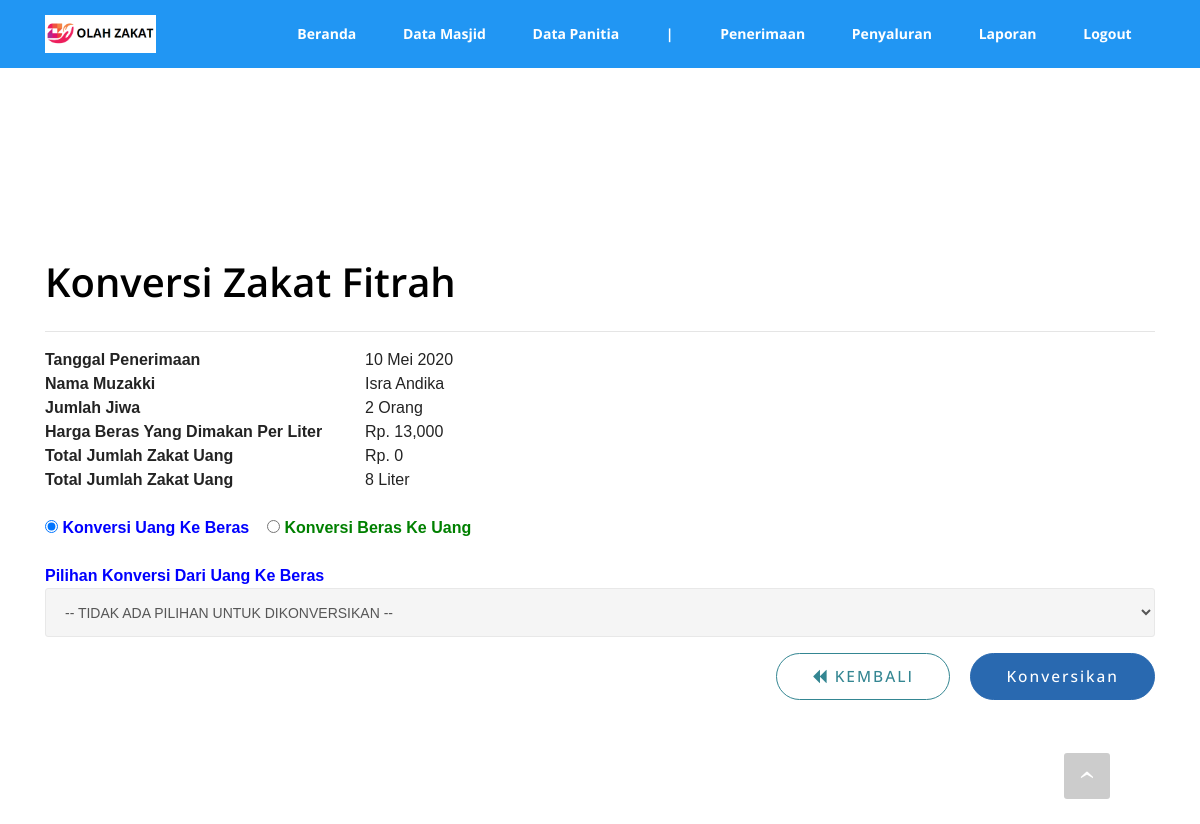
Page /admin/konversi_beras.php?id=103 (signed in) on the committed database.
### tables this page shows
CREATE TABLE IF NOT EXISTS `tb_setoran_zis` (
  `id` int(11) NOT NULL AUTO_INCREMENT,
  `id_user` int(11) NOT NULL,
  `tgl` date DEFAULT NULL,
  `nama_muzakki` varchar(250) DEFAULT NULL,
  `alamat` text DEFAULT NULL,
  `jumlah_jiwa` int(11) DEFAULT NULL,
  `zakat_fitrah_uang` double DEFAULT NULL,
  `zakat_fitrah_beras` double DEFAULT NULL,
  `harga_beras_dimakan` double DEFAULT NULL,
  `zakat_mal` double DEFAULT NULL,
  `infaq_sedekah` double DEFAULT NULL,
  `arah_infaqsedekah` varchar(150) DEFAULT NULL,
  `fidyah` double DEFAULT NULL,
  `zakat_fitrah_uang_` double DEFAULT NULL,
  `created_at` timestamp NULL DEFAULT current_timestamp(),
  `updated_at` timestamp NULL DEFAULT current_timestamp() ON UPDATE current_timestamp(),
  PRIMARY KEY (`id`),
  KEY `FK1w` (`id_user`),
  CONSTRAINT `FK1w` FOREIGN KEY (`id_user`) REFERENCES `users` (`id`) ON DELETE NO ACTION ON UPDATE NO ACTION
);

CREATE TABLE IF NOT EXISTS `users` (
  `id` int(11) NOT NULL AUTO_INCREMENT,
  `nama` varchar(250) DEFAULT NULL,
  `username` varchar(250) DEFAULT NULL,
  `password` varchar(250) DEFAULT NULL,
  `alamat` text DEFAULT NULL,
  `kota` text DEFAULT NULL,
  `titik_kordinat` text DEFAULT NULL,
  `foto` text DEFAULT NULL,
  `no_hp` text DEFAULT NULL,
  `set_fitrah_beras` double DEFAULT 4,
  `set_fitrah_uang` double DEFAULT 50000,
  `set_beras_muzakki` double DEFAULT 4,
  `perkiraan_penerima` double DEFAULT 0,
  `hak_akses` text DEFAULT NULL,
  `created_at` timestamp NULL DEFAULT current_timestamp(),
  `updated_at` timestamp NULL DEFAULT current_timestamp() ON UPDATE current_timestamp(),
  PRIMARY KEY (`id`)
);

### admin/konversi_beras.php (the view, shortened to what this page needs)
<?php include('template/top.php') ?>
            <?php
                $id = $_GET['id'];
                $id_user = $_SESSION['id'];
                $dt = mysqli_query($mysqli, "SELECT * FROM tb_setoran_zis WHERE id = $id");
                $d  = mysqli_fetch_array($dt);
                $dt  = mysqli_query($mysqli, "SELECT * FROM users WHERE id = $id_user");
                $dx  = mysqli_fetch_array($dt);
                $brs = $dx['set_beras_muzakki'];
            ?>
<form action="controller.php?page=penyetoran&action=konversi" id="form_proposal" enctype="multipart/form-data" method="post">
    <section class="mbr-section mbr-section-hero mbr-section-full mbr-after-navbar" id="header1-1" style="background-color: rgb(255, 255, 255);">
        <div class="mbr-table-cell">
            <div class="container">
                <div class="row">
                    <div class="mbr-section col-md-12 col-lg-offset-4 col-lg-8 col-xl-offset-0 col-xl-12" id="ringkasan" style="padding-bottom: 0px !important;">
                        <h4 class="mbr-section-title display-3">Konversi Zakat Fitrah</h4>
                        <hr>
                        <table width="55%">
                            <tr>
                                <td width="320"><b>Tanggal Penerimaan</td>
                                <td><?php echo TanggalIndo($d['tgl']); ?></td>
                            </tr>
                            <tr>
                                <td><b>Nama Muzakki</td>
                                <td><?php echo $d['nama_muzakki'] ?></td>
                            </tr>
                            <tr>
                                <td><b>Jumlah Jiwa</td>
                                <td><?php echo $d['jumlah_jiwa'] ?> Orang</td>
                            </tr>
                            <tr>
                                <td><b>Harga Beras Yang Dimakan Per Liter</td>
                                <td>Rp. <?php echo number_format($d['harga_beras_dimakan'],0) ?></td>
                            </tr>
                            <tr>
                                <td><b>Total Jumlah Zakat Uang</td>
                                <td>Rp. <?php echo number_format($d['zakat_fitrah_uang'],0) ?></td>
                            </tr>
                            <tr>
                                <td><b>Total Jumlah Zakat Uang</td>
                                <td><?php echo number_format($d['zakat_fitrah_beras'],0) ?> Liter</td>
                            </tr>
                        </table>
                        <?php $batas_konversi_beras =  ($d['zakat_fitrah_uang']/$d['harga_beras_dimakan'])/$brs; ?>
                        <br>
                        <input type="radio" name="konv" value="uang2beras" checked> <b style="color: blue;">Konversi Uang Ke Beras</b> &nbsp;&nbsp;
                        <input type="radio" name="konv" value="beras2uang"> <b style="color: green;">Konversi Beras Ke Uang</b>
                        <br><br>
                        <div class="mbr-section-text" id="beras">
                            <div class='row'>
                                <div class="col-lg-12">
                                    <div class="form-group">
                                        <span style="color: blue;font-weight: bold;">Pilihan Konversi Dari Uang Ke Beras</span>
                                        <select class="form-control" name="beras" id="berasval" required>
                                            <?php if($batas_konversi_beras != 0){ ?>
                                            <option value="0">-- TERSEDIA <?php echo $batas_konversi_beras; ?> PILIHAN --</option>
                                            <?php }else{ ?>
                                            <option value="0">-- TIDAK ADA PILIHAN UNTUK DIKONVERSIKAN --</option>
                                             <?php } ?>
                                        </select>
                                    </div>
                                </div>
                            </div>
                        </div>
                        <div class="mbr-section-text">
                            <div class="row">
                                <div class="col-lg-12 text-xs-right">
                                    <a class="btn btn-lg btn-info-outline" href="penyetoran.php"><span class="fa fa-backward"></span> KEMBALI </a>
                                    <button type="submit" name="simpan" class="btn btn-lg btn-primary">Konversikan</span></button>
                                </div>
                            </div>
                        </div>
                    </div>
<?php
    function TanggalIndo($date){
          $BulanIndo = array(
                            "Jan",
                            "Feb",
                            "Mar",
                            "Apr",
                            "Mei",
                            "Jun",
                            "Jul",
                            "Agu",
                            "Sep",
                            "Okt",
                            "Nov",
                            "Des"
                            );
          $tahun = substr($date, 0, 4);
          $bulan = substr($date, 5, 2);
          $tgl   = substr($date, 8, 2);
          $result = $tgl . " " . $BulanIndo[(int)$bulan-1] . " ". $tahun;
          return($result);
    }
?>
                </div>
            </div>
        </div>
    </section>
</form>
<?php include('template/bottom.php'); ?>

### admin/assets/style(2).css (style rules this page uses)
.container { position: relative; }
.btn { margin-bottom: 0.5rem; }
.btn + .btn { margin-left: 1rem; }
.btn { font-family: 'Montserrat', sans-serif; font-weight: 500; letter-spacing: 2px; padding: 0.75rem 2.1875rem; font-size: 0.75rem; line-height: 1.5; border-radius: 3px; -webkit-transition: all .3s ease-in-out; -moz-transition: all .3s ease-in-out; transition: all .3s ease-in-out; }
.btn-lg { padding: 0.75rem 2.1874rem; font-size: 0.9687rem; line-height: 1.33333; border-radius: 3px; }
.btn-primary { background-color: #c0a375; border-color: #c0a375; box-shadow: none; color: #fff; }
.btn-info-outline { background: none; border-color: #4e6669; color: #4e6669; }
.display-3 { font-size: 2.5rem; font-weight: 600; margin-top: 3.2rem; margin-bottom: 2rem; }
.form-control { background-color: #f5f5f5; border-radius: 3px; box-shadow: none; color: #565656; font-size: 0.875rem; line-height: 1.43; min-height: 3.5em; padding: 0.5em 1.07em 0.5em; }
.form-control, .form-control:focus { border: 1px solid #e8e8e8; }
body { font-family: 'Raleway', sans-serif; color: #232323; }
h1, h2, h3, h4, h5, h6, .h1, .h2, .h3, .h4, .h5, .h6, .display-1, .display-2, .display-3, .display-4 { font-family: 'Montserrat', sans-serif; word-break: break-word; word-wrap: break-word; }
input, textarea { font-family: "Raleway"; }
.mbr-section { position: relative; padding-top: 120px; padding-bottom: 120px; background-position: 50% 50%; background-repeat: no-repeat; background-size: cover; }
.mbr-section-full { display: table; height: 100vh; padding-bottom: 0; padding-top: 0; table-layout: fixed; width: 100%; }
.mbr-section-full > .mbr-table-cell { width: 100%; }
.mbr-section-title { margin-top: 0; }
.mbr-section-hero::before { display: none !important; }
.mbr-section-hero .mbr-section-title { color: #fff; margin-bottom: 1.6875rem; }
.mbr-section-hero .mbr-section-text { color: #222; }
.mbr-table-cell { position: relative; display: table-cell; float: none; padding-top: 0; padding-bottom: 0; vertical-align: middle; }

### admin/assets/mbr-additional.css (style rules this page uses)
body, input, textarea, .mbr-company .list-group-text { font-family: "Arial", 'Open Sans', sans-serif; }
.btn, .alert, h1, h2, h3, h4, h5, h6, .h1, .h2, .h3, .h4, .h5, .h6, .display-1, .display-2, .display-3, .display-4, .mbr-figure .mbr-figure-caption, .mbr-gallery-title, .mbr-map [data-state-details], .mbr-price { font-family: 'PT Sans', sans-serif; }
.btn { border-radius: 1.6em; }
.btn-primary { background-color: #2969b0; border-color: #2969b0; color: #ffffff; }
.btn-info-outline { background: none; border-color: #348692; color: #348692; }
#header1-1 .mbr-section-title { text-align: left; color: #000000; font-family: 'Open Sans', sans-serif; }
#header1-1 .btn { font-family: 'Open Sans', sans-serif; }

### admin/assets/main.css (style rules this page uses)
html { height: 100%; font-family: 'Arial' !important; }
body { height: 100%; margin: 0; font-family: 'Arial' !important; }
a { color: #222; text-decoration: none; }

### admin/assets/css/gigo-responsive.css (style rules this page uses)
:root { --main-color: #fff; --main-bg-color: #27569a; }

### admin/template/top.php (style rules this page uses)
:root { --Nmain-color: #fff; --Nmain-bg-color: #2196f3; --Nmain-bg-color-hover: #69b2ec; --Ncont-bg-color: #f8f8f8; --Nhover-nav-color: #dce1ed; }

### rows in the picture
tb_setoran_zis: tgl "10 Mei 2020", nama_muzakki "Isra Andika", jumlah_jiwa "2", harga_beras_dimakan "13,000", zakat_fitrah_uang "0", zakat_fitrah_beras "8", beras "-- TIDAK ADA PILIHAN UNTUK DIKONVERSIKAN --"
